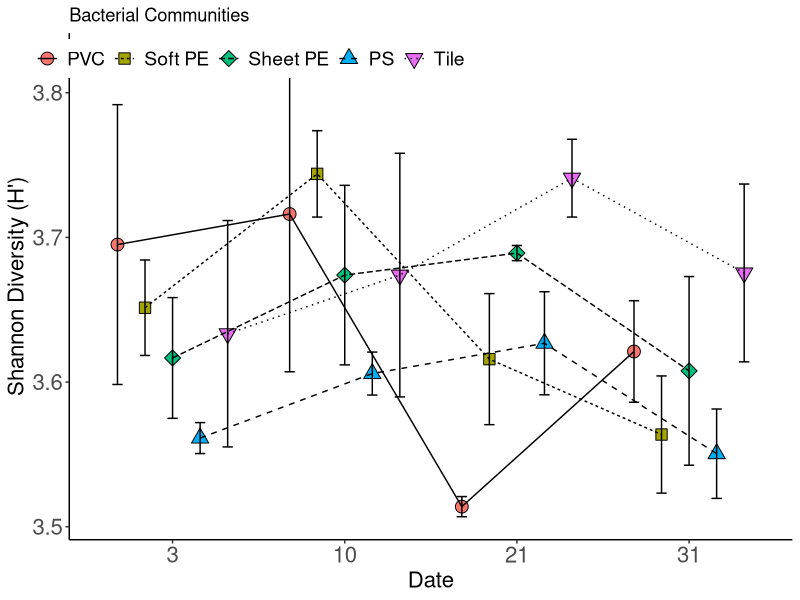

The R script that drew this image: (Note: this script raises an error after producing the figure.)
## ---- chunk 1

bacteria.df=read.csv("nbc16s.final.subsample.tax.summary.csv") #csv formatted data from mothur
#its.df<-read.delim(file="nbcits.final.an.0.01.cons.tax.summary") #otherwise formatted data from mothur

##Loading Packages
# ipak function: install and load multiple R packages.
# checks to see if packages are installed. Install them if they are not, then load them into the R session.

ipak <- function(pkg){
    new.pkg <- pkg[!(pkg %in% installed.packages()[, "Package"])]
    if (length(new.pkg)) 
        install.packages(new.pkg, dependencies = TRUE, repos='http://cran.us.r-project.org')
    sapply(pkg, require, character.only = TRUE)
}

# Package list.  Contains all needed packages as a this writing.  To update, simply add new package name to the list!
packages <- c("ggplot2", 
              "plyr", 
              "reshape2", 
              "RColorBrewer", 
              "scales", 
              "grid",
              "VennDiagram",
              "bibtex",
              "vegan",
              "RAM",
              "tidyr",
              "Rmisc",
              "glue",
              "reshape",
              "reshape2",
              "lemon",
              "gapminder",
              "magrittr",
              "dplyr",
              "ggpubr",
              "gridExtra",
              "patternplot",
              "tibble",
              "gplots",
              "broom",
              "data.table",
              "devtools",
              "xlsx",
              "ggrepel")
ipak(packages)

#PAirwise adonis is an unofiical package that does pairwise PERMANOVA on community data.  it is marginally useful.  To active it, simply remove the # and re run the code.
#install_github("pmartinezarbizu/pairwiseAdonis/pairwiseAdonis")
#library(pairwiseAdonis)

pd=position_dodge(width=0.8)

bacteria.df=bacteria.df[bacteria.df$taxon !="Chloroplast_ge",] #We forgot to remove chloroplasts before in mothur...but we can do it now too!


## ---- chunk 2

bacteria.df$taxlevel=as.factor(bacteria.df$taxlevel) #make sure taxlevel is a factor so we can pull out data  in the following analyses
bacteria.df.6=subset.data.frame(bacteria.df, taxlevel==6,drop=TRUE)  #6 is the species level  #kingdom=0
#phylum=1
#class=2
#order=3
#family=4
#genus=5
#species=6


#you'll have to update your first and last sample column name in the "vars" argument below.  You will also need to look at your sample (column) names and adjust the arguments in the separate function.  Briefly, change the arguments int he "into" list to represent the number o chunks you can split your sample name into.  Secondly,the "sep"  says how many places fromt he left or right(-) the cuts should be made to separate.  The number of values in sep should each the number of groups in into less 1.
shannon.nbc<-bacteria.df.6 %>% 
  subset(select=c(-taxlevel,-rankID,-taxon,-daughterlevels,-total)) %>% #IF YOU HAVE CONTROLS< YOU CAN 
  mutate_at(vars(X170818HA:X170828HB),funs(diversity(.,index="shannon"))) %>% #MAKE SURE YOUR COLLUMNS MAKE SENSE
  gather(key="Sample",value="Diversity") %>%
  distinct(Sample,Diversity) %>% 
  separate(Sample, into=c("junk","Date","Substrate","Rep"), sep=c(1,7,-1))
  

#Clean up time.  First we remove the junk column altogether.  seconldy, we do some cleaning in case controls made it in.  Lastly we want to convert our "date" code into a "day of incuation" which we do manually with the revalue function.
shannon.nbc$junk=NULL
shannon.df=droplevels(shannon.nbc[-which(shannon.nbc$Substrate=='CR'),])
shannon.df$Date=as.factor(shannon.df$Date)
shannon.df$Date=revalue(shannon.df$Date,c("170818"="3","170828"="10","170905"="21","170915"="31"))
shannon.df$Substrate=factor(shannon.df$Substrate,levels=c("H","SO","SH","F","T"),labels=c("PVC","Soft PE","Sheet PE","PS","Tile"))


#Now, we summarizse by Date and Susbtrate  and get means and se across our reps.  
shannon.div.summary<-shannon.df %>% 
  group_by(Date, Substrate) %>% 
  summarise(mean=mean(Diversity),se=(sd(Diversity)/sqrt(n())))
                          

#Lets plot our summarizes data.
#tell ggplot what data to plot and the basic aesthtetichs (aes) we want a line graph connecting points.  Date is on the x axis and the mean is on the y.  We are grouping them and adjustign their shape and colors by type of substrate.
#adds points and lines to the plot

shannon.div.16s=ggplot(shannon.div.summary,  aes(x=Date,y=mean,group=Substrate,shape=Substrate,fill=Substrate))+ 
  geom_point(position=pd,size=4)+
  geom_line(aes(linetype=Substrate),position=pd)+ 
  geom_errorbar(aes(ymin=mean-se,ymax=mean+se),width=0.3,position=pd)+
  ylab("Shannon Diversity (H')")+ 
  theme_classic()+ #good generla theme for clean figures
  theme(legend.position=c(0.25,0.95), #legends are ifnitiely tweakable
        legend.title=element_blank(),
        legend.direction="horizontal",
        axis.text=element_text(size=16),
        axis.title=element_text(size=16),
        legend.text=element_text(size=14))+
  scale_shape_manual(name="Substrate",values=c(21,22,23,24,25))+ #I manually changed the shape of th points.  tehre is great additional supporting info online
  ggtitle("Bacterial Communities")+
  scale_y_continuous(breaks=seq(0,5,0.1)) #for consistency I am telling it to sacel y axis from 0 to 5 by 0.1 intervals
shannon.div.16s #calls (views) the graph we made


#ggsave lets you print your plots to jpegs, pdf, etc.  Just adjust the filename and device accordingly

#ggsave(shannon.div.16s,filename="shannon_plot.pdf",device="pdf")


#Stats time
shan.anova<-tidy(aov(Diversity~Date+Substrate+Date:Substrate,data=shannon.df))
shan.anova #this is its own dataframe now....you could easily export this to excel using the write_csv function!

## ---- chunk 3
bacteria.df$taxlevel=as.factor(bacteria.df$taxlevel)
bacteria.df.6=subset.data.frame(bacteria.df, taxlevel==6,drop=TRUE)

otu.df<-bacteria.df.6 %>% 
  subset(select=c(-taxlevel,-rankID,-taxon,-daughterlevels,-total)) %>% 
  mutate_at(vars(X170818HA:X170828HB),funs(n_distinct(.))) %>% #We calculate the number of distinct taxa here!
  gather(key="Sample",value="OTU") %>%
  distinct(Sample,OTU) %>% 
  separate(Sample, into=c("junk","Date","Substrate","Rep"), sep=c(1,7,-1))


otu.df$junk=NULL
otu.df=droplevels(otu.df[-which(otu.df$Substrate=='CR'),])
otu.df$Date=as.factor(otu.df$Date)
otu.df$Date=revalue(otu.df$Date,c("170818"="3","170828"="10","170905"="21","170915"="31"))
otu.df$Substrate=factor(otu.df$Substrate,levels=c("H","SO","SH","F","T"),labels=c("PVC","Soft PE","Sheet PE","PS","Tile"))






otu.df.summary=summarySE(otu.df,measurevar="OTU",groupvars=c("Date","Substrate"),na.rm=TRUE)
#This is another, simpler form of summarizing info for plotting purposes.  I chose to leave this here as an example of how making a summary table works if you don't have to do it multiple times.

pd=position_dodge(width=0.4)

otu.plot=ggplot(otu.df.summary, 
                aes(x=Date,y=OTU,group=Substrate,shape=Substrate,fill=Substrate))+
  geom_point(position=pd,size=4)+
  geom_line(aes(linetype=Substrate),position=pd)+
  geom_errorbar(aes(ymin=OTU-se,ymax=OTU+se),width=0.3,position=pd)+
  ylab("Observed OTUs")+
  theme_classic()+
  theme(legend.position=c(0.25,0.95),
        legend.title=element_blank(),
        legend.direction="horizontal",
        axis.text=element_text(size=16),
        axis.title=element_text(size=16),
        legend.text=element_text(size=14))+
  scale_shape_manual(name="Substrate",values=c(21,22,23,24,25))
otu.plot

otu.anova<-tidy(aov(OTU~Date+Substrate+Date:Substrate,data=otu.df))
otu.anova #this is its own dataframe now....you could easily export this to excel using the write_csv function!

## ---- chunk 4

#slightly different approach here.  We are removign columns instead of ignoring them like we have previously.  This is because ti's a little cleaner to do so and this analsyis is a little mroe ocmplicated.
bacteria.df.3=subset.data.frame(bacteria.df, taxlevel==2,drop=TRUE)
bacteria.df.3$taxlevel=NULL 
bacteria.df.3$rankID=NULL
bacteria.df.3$daughterlevels=NULL
bacteria.df.3$total=NULL

bac.rab<-bacteria.df.3 %>% 
  gather(-taxon,key="Sample",value="obs") 
  
bac.rab<-bac.rab %>%   #relative abundance calculations
  group_by(Sample) %>% 
  mutate(total_obs=sum(obs),
         rabund=obs/total_obs) %>% 
  separate(Sample, into=c("Junk","Date","Substrate","Rep"),sep=c(1,7,-1))



bac.rab$Junk=NULL
rabund.df=droplevels(bac.rab[-which(bac.rab$Substrate=='CR'),])
rabund.df$Date=as.factor(rabund.df$Date)
rabund.df$Date=revalue(rabund.df$Date,c("170818"="3","170828"="10","170905"="21","170915"="31"))
rabund.df$Substrate=factor(rabund.df$Substrate,levels=c("H","SO","SH","F","T"),labels=c("PVC","Soft PE","Sheet PE","PS","Tile"))


rabund.sum.df<-rabund.df %>% 
  group_by(Date,Substrate,taxon) %>% #note the inlcusion of taxon as a group to summarise by.  We want the mean of each taxon in each Date-Substrate combination
  summarise(mean_rabund=mean(rabund),
            mean_obs=mean(obs))


##making multiple plots!
rabund.plots<-rabund.sum.df %>% #generates list of plots by Date (groubp_by command)  
  group_by(Date) %>% 
  do(plots=ggplot(.,aes(x=Substrate,y=mean_rabund,group=taxon,color=taxon,fill=taxon))+
       geom_bar(stat="identity",color="black")+
       ggtitle(paste("Day",.$Date))+ #.$Date is shorthand to pull int he value of date for the given group being produced.  Using patse allows us to add extra text.
       ylab("Relative Abundance")+
       xlab("Substrate")+
       theme_classic())
rabund.plots$plots[[1]] #calls first plot from list of plots. Repeat for as many plots as you expect




## ---- chunk 5

bacteria.df.3=subset.data.frame(bacteria.df, taxlevel==2,drop=TRUE) #Note the higher tax level...purely from a visualization standpoint
bacteria.df.3$taxlevel=NULL
bacteria.df.3$rankID=NULL
bacteria.df.3$daughterlevels=NULL
bacteria.df.3$total=NULL
bac.rab<-bacteria.df.3 %>% 
  gather(-taxon,key="Sample",value="obs") 
  
bac.rab<-bac.rab %>%   
  group_by(Sample) %>% 
  mutate(total_obs=sum(obs),
         rabund=obs/total_obs)



bac.rab<-separate(bac.rab,Sample, into=c("Junk","Date","Substrate","Rep"),sep=c(1,7,-1)) 
bac.rab$Junk=NULL

rabund.df=droplevels(bac.rab[-which(bac.rab$Substrate=='CR'),])
rabund.df$Date=as.factor(rabund.df$Date)
rabund.df$Date=revalue(rabund.df$Date,c("170818"="3","170828"="10","170905"="21","170915"="31"))
rabund.df$Substrate=factor(rabund.df$Substrate,levels=c("H","SO","SH","F","T"),labels=c("PVC","Soft PE","Sheet PE","PS","Tile"))

rabund.sum.df<-rabund.df %>% 
  group_by(Date,Substrate,taxon) %>% 
  summarise(mean_rabund=mean(rabund),
            mean_obs=mean(obs))



require(viridis) #viridis is a package of alternative color scales to allow for high contrast observations....i.e. whent here are very subtle changes.
ggplot(rabund.sum.df, aes(Date,taxon,fill=mean_rabund))+
  geom_tile(width=1)+
  facet_wrap(~Substrate,nrow=1)+#facet wrap splits our graph into multiuple chunks where each has a unique valeu for some factor
  scale_fill_viridis_c(name="Root Mean Relative\nAbundance")+  #\n creates a line break in text
  theme(axis.text=element_text(size=10),
        axis.title=element_text(size=10),
        strip.text=element_text(size=10),
        legend.title = element_text(size=12))+
  ylab("Phylum")+
  xlab("Day of Incubation")
  
ggsave("bac.hm.jpeg", device="jpeg", width=8, height=10,units="in")
#you can also set dimensions when your print your figures
## ---- chunk 6
env.df <- read.csv("env.df.csv") #external data for vector fitting (laba ssays, field data,etc)
env.drops=c("8/15/2017",
            "8/22/2017",
            "8/25/2017",
            "9/1/2017",
            "9/8/2017",
            "9/12/2017") #beware of date format shifts in excel!!  I am dropping dates from the env.df because I didn't get community measurements for each date


env.df=droplevels(env.df[!(env.df$Date.Sampled %in% env.drops),],drop=TRUE)
colnames(env.df)=c("Date_Sampled",
                   "Substrate",
                   "NEP",
                   "GPP",
                   "Respiration",
                   "BG-ase",
                   "NAG-ase",
                   "P-ase",
                   "Chl.a",
                   "Biomass",
                   "Day of Incubation",
                   "SRP",
                   "NO3",
                   "NH4",
                   "doy",
                   "width",
                   "xdepth",
                   "xvelocity",
                   "xtemp",
                   "xspc",
                   "Q")

env.c.drops=c("X",  #I don't necessarily want to use all the data here, so I specified some columns to ignore (summary columns, duplicates, etc)
              "Date.Sampled",
              "Sample",
              "time",
              "doy",
              "width",
              "xdepth",
              "xvelocity",
              "xtemp",
              "xspc",
              "Q")


env.df.fit=env.df[ , !(names(env.df) %in% env.c.drops)] #this si the code to remove the specified columns. ! is the remove command (or retain all except)



bacteria.df.3=subset.data.frame(bacteria.df, taxlevel==3,drop=TRUE)
bacteria.df.3$taxlevel=NULL
bacteria.df.3$rankID=NULL
bacteria.df.3$daughterlevels=NULL
bacteria.df.3$total=NULL

bac.env<-bacteria.df.3 %>% 
  gather(-taxon,key="Sample",value="obs") %>% 
  separate(Sample, into=c("Junk","Date","Substrate","Rep"),sep=c(1,7,-1))

bac.env$Junk=NULL
bac.env=droplevels(bac.env[-which(bac.env$Substrate=='CR'),])
env.df$Date_Sampled=as.factor(env.df$Date_Sampled)
env.df$Date_Sampled=revalue(env.df$Date_Sampled,c("8/18/2017"="3","8/29/2017"="10","9/5/2017"="21","9/15/2017"="31"))
env.df$Substrate=factor(env.df$Substrate,levels=c("H","So","Sh","F","T"),labels=c("PVC","Soft PE","Sheet PE","PS","Tile"))

end.df.names=c("Date_Sampled","Substrate")
env.df.fac=env.df[,names(env.df) %in% end.df.names] #We want to copy the first two columns of site  data here.  We can't have ANY site data present when we do our ordination.  We will reattache this site data tot he ordination table afterwards so we can make inferences and good figures.

bac.df.sps<-bac.env %>% 
  spread(key=taxon, value=obs) %>% 
  dplyr::select(-Date,-Substrate,-Rep)#spread take a tall data table and makes it wide.  each "key" value becomes a column populated by the "value"
  


bac.ord.dist=vegdist(bac.df.sps) #vegdist in the vegab package does distances.  Bray-Curtis is default but can do many many more.
bac.ord.nmds=metaMDS(bac.ord.dist) # We use our distance matrix fromt he above line to run our NMDS
bac.ORD=data.frame(MDS1=bac.ord.nmds$points[,1],MDS2=bac.ord.nmds$points[,2])# We want to extract the X and Y coordinates for our NMDS.  
bac.ORD=cbind(bac.ORD,env.df.fac) # We paste our site data extracted above to our NMKS coordinates so we cna make figures, etc.

bac.fit=envfit(bac.ord.nmds,env.df.fit,perm=999,na.rm=T,display="sites") #Envfit is a vector fitting fucntiont hat can identify correlations between NMDS points and other data.  This is more appropriate to use on SITE data with COMMUNITY NMDS.    
#bac.fit
bac.fit.df=as.data.frame(bac.fit$vectors$arrows*sqrt(bac.fit$vectors$r)) #exracting the data to plot the vectors
bac.fit.df$species=rownames(bac.fit.df) #converting rownmaes (inaccesible data) to a column (accessible data)
bac.spp.scrs=as.data.frame(scores(bac.fit,display="vectors"))
bac.spp.scrs=cbind(bac.spp.scrs, Assay=rownames(bac.spp.scrs),bac.fit$vectors$pvals) #Combining vector coordinates, pvalues etc into a data table for plotting 
bac.spp.scrs=setnames(bac.spp.scrs, old=("bac.fit$vectors$pvals"), new=c("pvals")) #Changing the name for clarity's sake
bac.spp.scrs=bac.spp.scrs[ which (bac.spp.scrs$pvals<0.05),] #Here we select only the  vectors whose p.vals are less than 0.05.



#Plotting oru NDMS
bac.nmds=ggplot()+
  geom_point(data=bac.ORD ,aes(x=MDS1,y=MDS2, shape=Substrate,fill=Date_Sampled,color=Date_Sampled),size=3)+
  coord_fixed(ratio=1)+
  geom_segment(data=bac.spp.scrs, #lines for vectors
               aes(x=0, xend=bac.spp.scrs$NMDS1/4, y=0,yend=bac.spp.scrs$NMDS2/4),
               arrow=arrow(length=unit(.1, "cm")),
               color="red")+
  geom_text_repel(data = bac.spp.scrs, #labels for vectors
            aes(x = NMDS1/4, y = NMDS2/4, label = Assay),
            size = 3) +
  ggtitle("Bacterial Communities")+
  scale_fill_viridis_d("Day of Incubation")+
  scale_color_viridis_d("Day of Incubation")+
  scale_shape_manual(name="Substrate",values=c(21,22,23,24,25))+
  theme_classic()#+
  #labs(shape="Substrate", fill="Date Sampled")
bac.nmds

## The scores and stress values are important metrics of NMDS quality
#scores(bac.fit, "vectors")
#bac.ord.nmds$stress


## These plots  use the facet grod approach to pull out the plot for each level of a factor (types of substrate for sinatcne)
ggplot(bac.ORD)+
  geom_point(mapping= aes(MDS1,MDS2,shape=Date_Sampled,color=Substrate,group=Substrate))+
  facet_grid(.~Date_Sampled)

ggplot(bac.ORD)+
  geom_point(mapping= aes(MDS1,MDS2,shape=Date_Sampled,color=Substrate,group=Substrate))+
  facet_grid(.~Substrate)


#This section should really be its own chunk, but since it relies directly on the distance matrices we just calculated it makes sense to just keep it here.  
#betadisper compares the area of the collected nmds points for each group you specifiy and compares it to your other group areas (a la anova).  It is analgous to homogeneity of variance test and is a great way to visualize your ordination.

#http://cc.oulu.fi/~jarioksa/softhelp/vegan/html/betadisper.html
bac.disp.Sample=betadisper(bac.ord.dist,bac.ORD$Substrate) #Grouping by Substrate type
bac.disp.Date=betadisper(bac.ord.dist,bac.ORD$Date_Sampled) #Grouping by Date
bac.perm.date=permutest(bac.disp.Date, pairwise=TRUE,permutations=1000) #analgous to an anova
TukeyHSD(bac.disp.Sample) #compaitble with tukeyhsd for pairwise comparions!  Are there significant differences in variances between our groups?
bac.perm.sample=permutest(bac.disp.Sample, pairwise=TRUE,permutations=1000)
TukeyHSD(bac.disp.Date)
bac.disp.Sample #lets plots the results.  NOte the use of capiatlization and lower case in the last term name....this is intentional!
bac.disp.Date
#test pairwise comparions between groups in nmds


## ---- chunk 7
bacteria.df.6=subset.data.frame(bacteria.df, taxlevel==6,drop=TRUE)
bacteria.df.6$taxlevel=NULL
bacteria.df.6$rankID=NULL
bacteria.df.6$daughterlevels=NULL
bacteria.df.6$total=NULL
bac.perm<-bacteria.df.6 %>% 
  gather(-taxon,key="Sample",value="obs") 




bac.perm<-separate(bac.perm,Sample, into=c("Junk","Date","Substrate","Rep"),sep=c(1,7,-1)) 
bac.perm$Junk=NULL

bac.perm=droplevels(bac.perm[-which(bac.perm$Substrate=='CR'),])
bac.perm$Date=as.factor(bac.perm$Date)
bac.perm$Date=revalue(bac.perm$Date,c("170818"="3","170828"="10","170905"="21","170915"="31"))
bac.perm$Substrate=factor(bac.perm$Substrate,levels=c("H","SO","SH","F","T"),labels=c("PVC","Soft PE","Sheet PE","PS","Tile"))

anosim.bac.df<-bac.perm %>% #originally I was trying to use ANOSIM, but PERMANOVA ended up being mroe appropriate...I was too lazy to change the names.
  spread(key="taxon",value="obs")

#The above is all the same as you've seen ebfore.  It may seem redundant, but it is very important that every analysis be able to stand alone if need be.  This saves time on computation (you don't have to re-run the whole file) and makes it much mroe shareable.





design.df=anosim.bac.df[,1:3] #We create a design dataframe fromt he Date, Substrate and Rep columns.  Just like before we can't have any non-numeric data present for the matrix caclulations.  This time we will call this design file directly in the function call.

#remove the design file columns from the matrix
anosim.bac.df$Date=NULL
anosim.bac.df$Substrate=NULL
anosim.bac.df$Rep=NULL

#Here we are creating distances for the PERMANOVA
bac.dist=vegdist(anosim.bac.df)
bac.ano=anosim(bac.dist,design.df$Substrate) # I left ANOSIM in here just for kicks.  Read about it here 
summary(bac.ano)


# Running the permanova
bac.perm=print(adonis(anosim.bac.df~Substrate*Date,data=design.df)) #the adonis() function is what calculates the PERMANOVA.  The interaction term is automatic and does not need to explicitly coded
bac.perm.tab=as.data.frame(bac.perm$aov.tab)
bac.perm.tab=bac.perm.tab[1:3,]
bac.perm.tab<-rownames_to_column(bac.perm.tab,var="Parameter") #createing a term column from rownames
bac.perm.tab # prints the table

write.xlsx(bac.perm.tab,"permanova.table.xlsx")

## Pairwise adonis is a user-created function on github.  It can be marginally helpful so I left it here but de-activated.
#pairwise.adonis(anosim.df,factors=c(design.df$Substrate), 
              #  sim.method = 'bray', 
              #  p.adjust.m ='bonferroni')

#pairwise.adonis(anosim.df,factors=c(design.df$Date), 
              #  sim.method = 'bray', 
              #  p.adjust.m ='bonferroni')

## ---- chunk 8
#extract and shape OTU table at Order level
bacteria.df.venn=subset.data.frame(bacteria.df, taxlevel==4,drop=TRUE)
drops <- c("taxlevel","rankID","daughterlevels","total","SDKC1","SDKC2","SDKC3")
bacteria.df.venn=bacteria.df.venn[ , !(names(bacteria.df.venn) %in% drops)]


#Data Prep
bacteria.df.venn=melt(bacteria.df.venn,id.vars="taxon") #melt is an older version of spread() we use everywhere else
bacteria.df.venn=dcast(bacteria.df.venn,variable~bacteria.df.venn$taxon) #dcast is an older version of gather()
bacteria.df.venn=separate(bacteria.df.venn,variable,into=c("junk","Date","Substrate"),sep=c(1,7))
bacteria.df.venn=separate(bacteria.df.venn,Substrate,into=c("Substrate","Rep"),sep=c(-1))
bacteria.df.venn$junk=NULL

bacteria.df.venn=droplevels(bacteria.df.venn[-which(bacteria.df.venn$Substrate=='CR'),])
bacteria.df.venn$Date=as.factor(bacteria.df.venn$Date)
bacteria.df.venn$Date=revalue(bacteria.df.venn$Date,c("170818"="3","170828"="10","170905"="21","170915"="31"))


#Creating lists for each substrate type
Hard=colnames(bacteria.df.venn[bacteria.df.venn$Substrate=="H",
                               apply(bacteria.df.venn[bacteria.df.venn$Substrate=="H",],
                                     MARGIN=2,function(x) any(x>0))])
Hard=Hard[-(1:3)]#dumps the extra stuff we don't need (-)denotes deletion

Soft=colnames(bacteria.df.venn[bacteria.df.venn$Substrate=="SO",
                               apply(bacteria.df.venn[bacteria.df.venn$Substrate=="SO",],
                                     MARGIN=2,function(x) any(x>0))])
Soft=Soft[-(1:3)]

Sheet=colnames(bacteria.df.venn[bacteria.df.venn$Substrate=="SH",
                                apply(bacteria.df.venn[bacteria.df.venn$Substrate=="SH",],
                                      MARGIN=2,function(x) any(x>0))])
Sheet=Sheet[-(1:3)]

Foam=colnames(bacteria.df.venn[bacteria.df.venn$Substrate=="F",
                               apply(bacteria.df.venn[bacteria.df.venn$Substrate=="F",],
                                     MARGIN=2,function(x) any(x>0))])
Foam=Foam[-(1:3)]

Tile=colnames(bacteria.df.venn[bacteria.df.venn$Substrate=="T",
                               apply(bacteria.df.venn[bacteria.df.venn$Substrate=="T",],
                                     MARGIN=2,function(x) any(x>0))])
Tile=Tile[-(1:3)]


bac.venn.list=list("Hard"=Hard,"Soft"=Soft,"Sheet"=Sheet,"Foam"=Foam,"Tile"=Tile) #list of groups to compare 
#making a list of lists we created above.  R and other languages use the lists of things often!
bac.venn=gList(venn.diagram(x=bac.venn.list,
                            filename=NULL,
                            label=TRUE,
                            main="Bacterial Communities",
                            main.fontface = 2,
                            fill=c("yellow","blue","green","red","purple"),
                            cat.cex=0.8,
                            cat.fontface=2,
                            lty=1,
                            main.pos=c(0.15,1),
                            cat.just=list(c(0.6,1) , c(0,0) , c(0,0) , c(1,1) ,c(1,0))))
bac.venn.plot=grid.arrange(gTree(children=bac.venn))

#ggsave works with the bac.venn.plot object created above

## ---- chunk 9
#extract and shape OTU table at Order level
bacteria.df.venn=subset.data.frame(bacteria.df, taxlevel==4,drop=TRUE)

drops <- c("taxlevel","rankID","daughterlevels","total","SDKC1","SDKC2","SDKC3")
bacteria.df.venn=bacteria.df.venn[ , !(names(bacteria.df.venn) %in% drops)]

bacteria.df.venn=melt(bacteria.df.venn,id.vars="taxon")
bacteria.df.venn=dcast(bacteria.df.venn,variable~bacteria.df.venn$taxon)
#rabund.df$variable=as.numeric(rabund.df$variable)
bacteria.df.venn=separate(bacteria.df.venn,variable,into=c("junk","Date","Substrate"),sep=c(1,7))
bacteria.df.venn=separate(bacteria.df.venn,Substrate,into=c("Substrate","Rep"),sep=c(-1))
bacteria.df.venn$junk=NULL

bacteria.df.venn=droplevels(bacteria.df.venn[-which(bacteria.df.venn$Substrate=='CR'),])
bacteria.df.venn$Date=as.factor(bacteria.df.venn$Date)
bacteria.df.venn$Date=revalue(bacteria.df.venn$Date,c("170818"="3","170828"="10","170905"="21","170915"="31"))

Day_3=colnames(bacteria.df.venn[bacteria.df.venn$Date=="3",apply(bacteria.df.venn[bacteria.df.venn$Date=="3",],MARGIN=2,function(x) any(x>0))])

Day_10=colnames(bacteria.df.venn[bacteria.df.venn$Date=="10",apply(bacteria.df.venn[bacteria.df.venn$Date=="10",],MARGIN=2,function(x) any(x>0))])

Day_21=colnames(bacteria.df.venn[bacteria.df.venn$Date=="21",apply(bacteria.df.venn[bacteria.df.venn$Date=="21",],MARGIN=2,function(x) any(x>0))])

Day_31=colnames(bacteria.df.venn[bacteria.df.venn$Date=="31",apply(bacteria.df.venn[bacteria.df.venn$Date=="31",],MARGIN=2,function(x) any(x>0))])

day_venn=list("Day 3"=Day_3,"Day 10"=Day_10,"Day 21"=Day_21,"Day 31"=Day_31)

bac.venn.day=gList(venn.diagram(x=day_venn,
                            filename=NULL,
                            label=TRUE,
                            main="Bacterial Communities",
                            main.fontface = 2,
                            fill=c("yellow","blue","green","red"),
                            cat.cex=0.8,
                            cat.fontface=2,
                            lty=1,
                            main.pos=c(0.15,1),
                            cat.just=list(c(0.6,1) , c(0,0) , c(0,0) , c(1,1) )))
bac.venn.day.plot=grid.arrange(gTree(children=bac.venn.day)) #don't know how to swithc which date is which blob
## ---- chunk 10
saveRDS(bacteria.df,"bacteria.Rdata")  # This saves the working envrionment in a single file.  you can access this file so that you don't need to re-run this document.  For example I did this to create a new markdown doc that cotnained all the figures for this porject but didn't replciate all the analyses.
